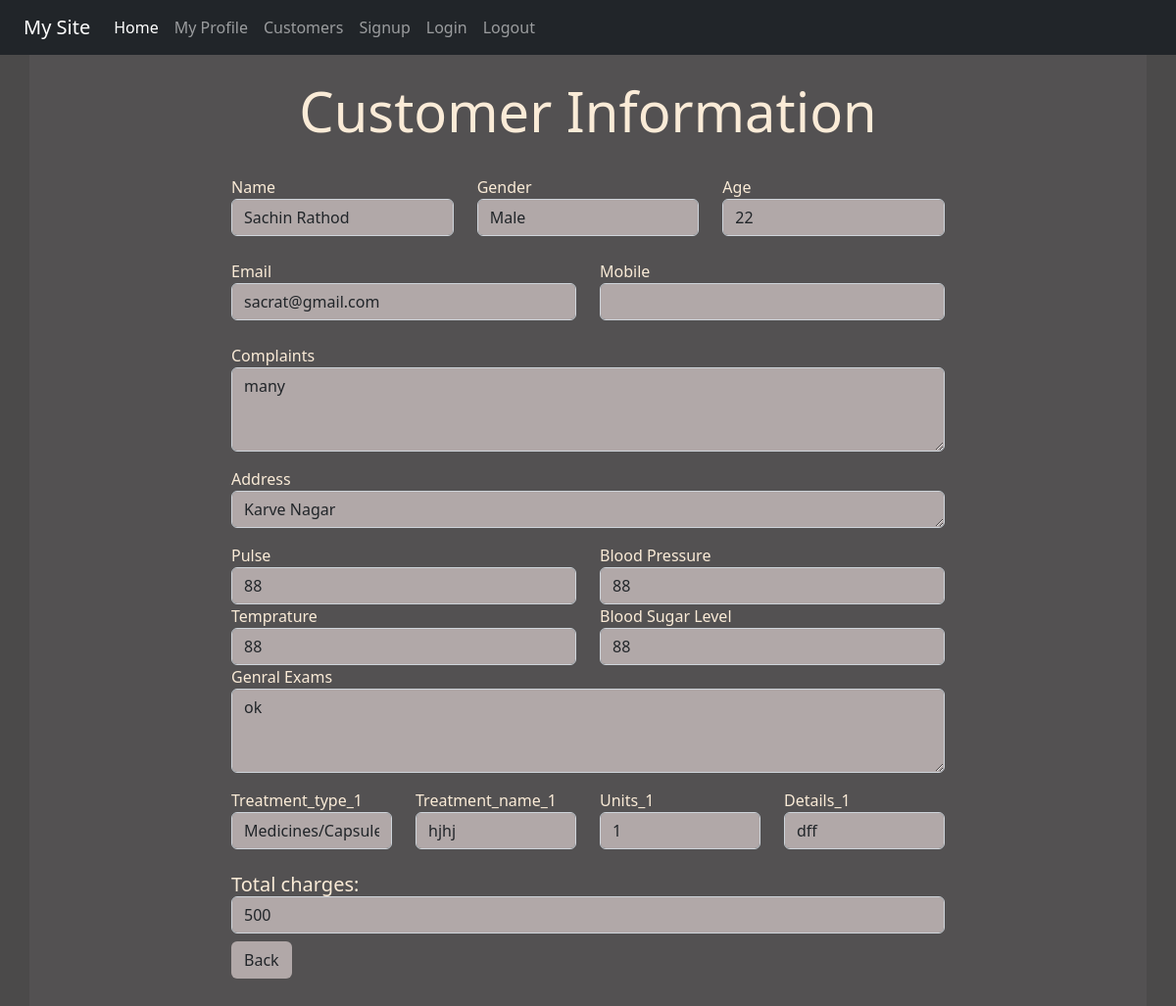
The app's page /customerall/7 (signed in) with its own data.
### reg/models.py (models this page shows, shortened)
class Customer(models.Model):
    Treatment_Choices = (
        ('Injection','Injection'),('Medicines/Capsules','Medicines/Capsules'),('Syrup' , 'Syrup'),('Tube','Tube')
        )
    GENDER_CHOICES = (
        ('M', 'Male'),
        ('F', 'Female'),
        ('T', 'Transgender')
    )
    created_at = models.DateField(auto_now_add=True, null=True)
    name = models.CharField(max_length=25,blank=True,null=True)
    age = models.IntegerField(blank=True,null=True)
    gender = models.CharField(max_length=1, choices=GENDER_CHOICES,blank=True,null=True)
    email = models.EmailField(max_length=25,blank=True,null=True)
    mobile = models.IntegerField(blank=True,null=True)
    address = models.CharField(max_length=100,blank=True,null=True)
    city = models.CharField(max_length=10,blank=True,null=True)
    complaints = models.CharField(max_length=100,blank=True,null=True)
    pulse = models.CharField(max_length=10,blank=True,null=True)
    blood_pressure = models.CharField(max_length=10,blank=True,null=True)
    temprature = models.CharField(max_length=10,blank=True,null=True)
    blood_suger_level = models.CharField(max_length=10,blank=True,null=True)
    genral_exams = models.CharField(max_length=100,null=True,blank=True)
    treatment_type_1 = models.CharField(max_length=100, choices=Treatment_Choices,blank=True,null=True)
    treatment_name_1 = models.CharField(max_length=100,blank=True,null=True)
    units_1 = models.IntegerField(blank=True,null=True)
    details_1 = models.CharField(max_length=90,blank=True,null=True)
    treatment_type_2 = models.CharField(max_length=100, choices=Treatment_Choices,blank=True,null=True)
    treatment_name_2 = models.CharField(max_length=100,blank=True)
    units_2 = models.IntegerField(blank=True,null=True)
    details_2 = models.CharField(max_length=90,blank=True)
    treatment_type_3 = models.CharField(max_length=100, choices=Treatment_Choices,blank=True,null=True)
    treatment_name_3 = models.CharField(max_length=100,blank=True,null=True)
    units_3 = models.IntegerField(blank=True,null=True)
    details_3 = models.CharField(max_length=90,blank=True,null=True)
    treatment_type_4 = models.CharField(max_length=100, choices=Treatment_Choices,blank=True,null=True)
    treatment_name_4 = models.CharField(max_length=100,blank=True,null=True)
    units_4 = models.IntegerField(blank=True,null=True)
    details_4 = models.CharField(max_length=90,blank=True)
    treatment_type_5 = models.CharField(max_length=100, choices=Treatment_Choices,blank=True,null=True)
    treatment_name_5 = models.CharField(max_length=100,blank=True,null=True)
    units_5 = models.IntegerField(blank=True,null=True)
    details_5 = models.CharField(max_length=90,blank=True,null=True)
    treatment_type_6 = models.CharField(max_length=100, choices=Treatment_Choices,blank=True,null=True)
    treatment_name_6 = models.CharField(max_length=100,blank=True,null=True)
    units_6 = models.IntegerField(blank=True,null=True)
    details_6 = models.CharField(max_length=90,blank=True,null=True)
    total_fees = models.PositiveIntegerField(blank=True, null=True)
    class Meta:
        ordering = ['name']

### reg/views.py (the view)
# urls.py: path('customerall/<int:id>', views.Customers_all, name='viewdata_all'),
def Customers_all(request, id):
    if request.user.is_authenticated:
        pi = Customer.objects.get(pk=id)
        fmm = CustomerReg(instance=pi)
        return render(request, 'reg/customer_all.html',{ 'formm':fmm})
    else:
        return HttpResponseRedirect('/login/')

### reg/templates/reg/customer_all.html (shortened to what this page needs)
{% extends 'reg/base.html' %}
{% block content %}
<div class="jumbotron jumbotron-fluid jumbo-color">
    <div class="container">
        <br>
        <h1 class="text-center display-4 font-weight-bold">Customer Information </h1>
         <br>
        <div class="col-sm-8 offset-2">
            <form action="" method="POST">
                <div class="row">
                    <div class="col-md-4">Name {{formm.name}}</div>
                    <div class="col-md-4">Gender{{formm.gender}}</div>
                    <div class="col-md-4">Age{{formm.age}}</div>
                </div><br>
                <div class="row">
                    <div class="col-md-6">Email{{formm.email}}</div>
                    <div class="col-md-6">Mobile{{formm.mobile}}</div>
                </div><br>
                <div>
                    <p>Complaints{{formm.complaints}}</p>
                    <p>Address {{formm.address}}</p>
                    <div class="row">
                        <div class="col-md-6">Pulse {{formm.pulse}}</div>
                        <div class="col-md-6">Blood Pressure {{formm.blood_pressure}}</div>
                    </div>
                    <div class="row">
                        <div class="col-md-6">Temprature {{formm.temprature}}</div>
                        <div class="col-md-6">Blood Sugar Level {{formm.blood_suger_level}}</div>
                    </div>
                    <p>Genral Exams {{formm.genral_exams}}</p>
                </div>
                {% if formm.treatment_name_1.value != None  %}
                <div class="row">
                    <div class="col-md-3">Treatment_type_1 {{formm.treatment_type_1}}</div>
                    <div class="col-md-3">Treatment_name_1 {{formm.treatment_name_1}}</div>
                    <div class="col-md-3">Units_1 {{formm.units_1}}</div>
                    <div class="col-md-3">Details_1 {{formm.details_1}}</div>
                </div>
                <br>
                {% endif %}
                <h5>Total charges:{{ formm.total_fees }} </h5>
            </form>
            <div><a  href="{% url 'customer' %}" class="btn tablecolor1" >Back</a></div>
            <br>
            <br>
        </div>
    </div>
</div>
{% endblock content %}

### reg/static/reg/css/style.css (style rules this page uses)
body { background-color:rgb(75,74,74); color: antiquewhite; }
.jumbo-color { background-color:rgb(83,81,82); }
.form-control { background-color: rgb(177, 168, 168); }
.tablecolor1 { background-color: rgb(177, 168, 168) }

### records on screen
Customer: name "Sachin Rathod", gender "Male", age "22", email "sacrat@gmail.com", complaints "many", address "Karve Nagar", pulse "88", blood_pressure "88", temprature "88", blood_suger_level "88", genral_exams "ok", treatment_type_1 "Medicines/Capsules", treatment_name_1 "hjhj", units_1 "1", details_1 "dff", total_fees "500"
